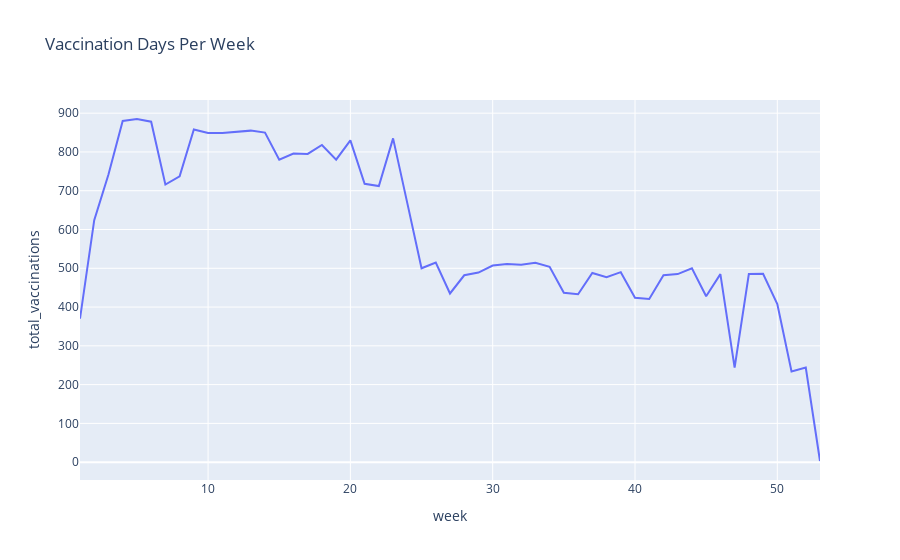

Notebook cell for this chart:
### Code cell
px.line(vaccination_days_per_week.reset_index(), x='week', y='total_vaccinations', title='Vaccination Days Per Week')

### Figure 1 — Plotly figure (JSON) as saved in the notebook; plotly's stock layout.template omitted (floating-point values rounded to 4 significant figures)
{"data": [{"hovertemplate": "week=%{x}<br>total_vaccinations=%{y}<extra></extra>", "legendgroup": "", "line": {"color": "#636efa", "dash": "solid"}, "marker": {"symbol": "circle"}, "mode": "lines", "name": "", "orientation": "v", "showlegend": false, "type": "scatter", "x": [1, 2, 3, 4, 5, 6, 7, 8, 9, 10, 11, 12, 13, 14, 15, 16, 17, 18, 19, 20, 21, 22, 23, 24, 25, 26, 27, 28, 29, 30, 31, 32, 33, 34, 35, 36, 37, 38, 39, 40, 41, 42, 43, 44, 45, 46, 47, 48, 49, 50, 51, 52, 53], "xaxis": "x", "y": [370, 624, 742, 880, 885, 878, 716, 737, 858, 849, 849, 852, 855, 850, 780, 796, 795, 818, 780, 830, 718, 712, 835, 668, 500, 515, 435, 482, 489, 507, 511, 509, 514, 504, 437, 433, 488, 477, 490, 424, 421, 482, 485, 500, 428, 485, 244, 485, 486, 408, 234, 244, 3], "yaxis": "y"}], "layout": {"legend": {"tracegroupgap": 0}, "title": {"text": "Vaccination Days Per Week"}, "xaxis": {"anchor": "y", "domain": [0, 1], "title": {"text": "week"}}, "yaxis": {"anchor": "x", "domain": [0, 1], "title": {"text": "total_vaccinations"}}}}
